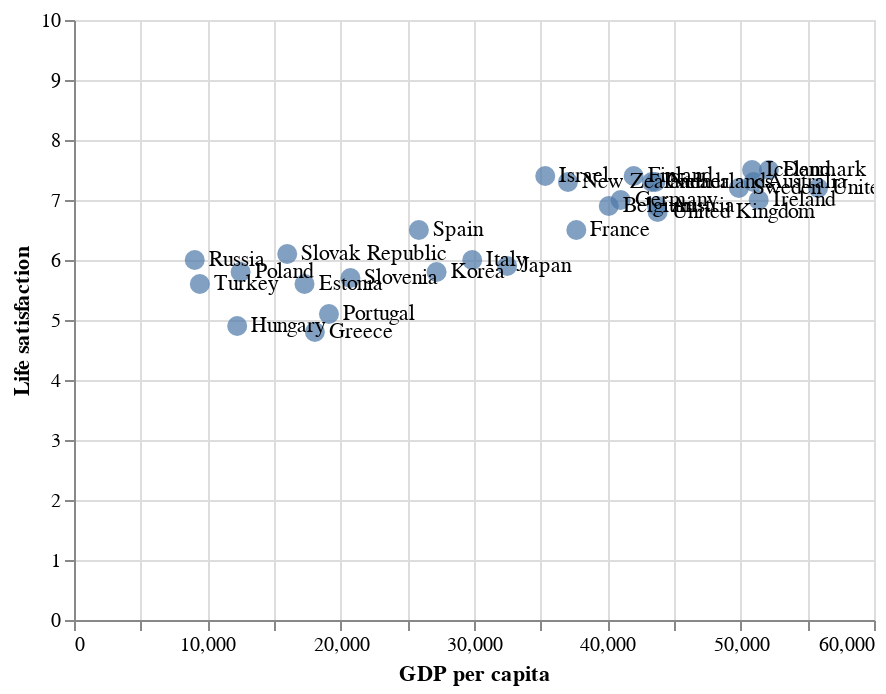

The cell this chart's notebook holds for it:
### Code cell
# Visualize the data
text = points.mark_text(
    align='left',
    baseline='middle',
    dx=7
).encode(
    text='country'
)

chart + text

### Figure 1 — Vega-Lite specification as saved in the notebook (floating-point values rounded to 4 significant figures)
{"config": {"view": {"continuousWidth": 400, "continuousHeight": 300}}, "layer": [{"mark": {"type": "circle", "size": 100}, "encoding": {"tooltip": [{"field": "country", "type": "nominal"}, {"field": "gdp_per_capita", "type": "quantitative"}, {"field": "life_satisfaction", "type": "quantitative"}], "x": {"axis": {"title": "GDP per capita"}, "field": "gdp_per_capita", "type": "quantitative"}, "y": {"axis": {"title": "Life satisfaction"}, "field": "life_satisfaction", "scale": {"domain": [0, 10]}, "type": "quantitative"}}, "selection": {"selector006": {"type": "interval", "bind": "scales", "encodings": ["x", "y"]}}}, {"mark": {"type": "text", "align": "left", "baseline": "middle", "dx": 7}, "encoding": {"text": {"field": "country", "type": "nominal"}, "tooltip": [{"field": "country", "type": "nominal"}, {"field": "gdp_per_capita", "type": "quantitative"}, {"field": "life_satisfaction", "type": "quantitative"}], "x": {"axis": {"title": "GDP per capita"}, "field": "gdp_per_capita", "type": "quantitative"}, "y": {"axis": {"title": "Life satisfaction"}, "field": "life_satisfaction", "scale": {"domain": [0, 10]}, "type": "quantitative"}}}], "data": {"name": "data-84d1eeb26604f73b3bfb37a0a486c169"}, "$schema": "https://vega.github.io/schema/vega-lite/v4.17.0.json", "datasets": {"data-84d1eeb26604f73b3bfb37a0a486c169": [{"country": "Russia", "gdp_per_capita": 9055.0, "life_satisfaction": 6.0, "class": "train", "data": "test", "Data": "Test"}, {"country": "Turkey", "gdp_per_capita": 9437.0, "life_satisfaction": 5.6, "class": "train", "data": "test", "Data": "Test"}, {"country": "Hungary", "gdp_per_capita": 12240.0, "life_satisfaction": 4.9, "class": "test", "data": "test", "Data": "Train"}, {"country": "Poland", "gdp_per_capita": 12500.0, "life_satisfaction": 5.8, "class": "test", "data": "test", "Data": "Train"}, {"country": "Slovak Republic", "gdp_per_capita": 15990.0, "life_satisfaction": 6.1, "class": "train", "data": "test", "Data": "Train"}, {"country": "Estonia", "gdp_per_capita": 17290.0, "life_satisfaction": 5.6, "class": "train", "data": "test", "Data": "Test"}, {"country": "Greece", "gdp_per_capita": 18060.0, "life_satisfaction": 4.8, "class": "test", "data": "test", "Data": "Test"}, {"country": "Portugal", "gdp_per_capita": 19120.0, "life_satisfaction": 5.1, "class": "train", "data": "test", "Data": "Train"}, {"country": "Slovenia", "gdp_per_capita": 20730.0, "life_satisfaction": 5.7, "class": "test", "data": "train", "Data": "Test"}, {"country": "Spain", "gdp_per_capita": 25860.0, "life_satisfaction": 6.5, "class": "train", "data": "test", "Data": "Test"}, {"country": "Korea", "gdp_per_capita": 27200.0, "life_satisfaction": 5.8, "class": "test", "data": "test", "Data": "Test"}, {"country": "Italy", "gdp_per_capita": 29870.0, "life_satisfaction": 6.0, "class": "train", "data": "train", "Data": "Train"}, {"country": "Japan", "gdp_per_capita": 32490.0, "life_satisfaction": 5.9, "class": "train", "data": "test", "Data": "Test"}, {"country": "Israel", "gdp_per_capita": 35340.0, "life_satisfaction": 7.4, "class": "test", "data": "test", "Data": "Train"}, {"country": "New Zealand", "gdp_per_capita": 37040.0, "life_satisfaction": 7.3, "class": "train", "data": "train", "Data": "Test"}, {"country": "France", "gdp_per_capita": 37680.0, "life_satisfaction": 6.5, "class": "train", "data": "test", "Data": "Test"}, {"country": "Belgium", "gdp_per_capita": 40110.0, "life_satisfaction": 6.9, "class": "test", "data": "test", "Data": "Test"}, {"country": "Germany", "gdp_per_capita": 41000.0, "life_satisfaction": 7.0, "class": "test", "data": "test", "Data": "Test"}, {"country": "Finland", "gdp_per_capita": 41970.0, "life_satisfaction": 7.4, "class": "train", "data": "train", "Data": "Train"}, {"country": "Canada", "gdp_per_capita": 43330.0, "life_satisfaction": 7.3, "class": "train", "data": "test", "Data": "Test"}, {"country": "Netherlands", "gdp_per_capita": 43600.0, "life_satisfaction": 7.3, "class": "train", "data": "test", "Data": "Test"}, {"country": "Austria", "gdp_per_capita": 43720.0, "life_satisfaction": 6.9, "class": "test", "data": "test", "Data": "Test"}, {"country": "United Kingdom", "gdp_per_capita": 43770.0, "life_satisfaction": 6.8, "class": "train", "data": "train", "Data": "Test"}, {"country": "Sweden", "gdp_per_capita": 49870.0, "life_satisfaction": 7.2, "class": "test", "data": "test", "Data": "Train"}, {"country": "Iceland", "gdp_per_capita": 50850.0, "life_satisfaction": 7.5, "class": "train", "data": "train", "Data": "Test"}, {"country": "Australia", "gdp_per_capita": 50960.0, "life_satisfaction": 7.3, "class": "train", "data": "train", "Data": "Train"}, {"country": "Ireland", "gdp_per_capita": 51350.0, "life_satisfaction": 7.0, "class": "test", "data": "train", "Data": "Test"}, {"country": "Denmark", "gdp_per_capita": 52110.0, "life_satisfaction": 7.5, "class": "test", "data": "train", "Data": "Train"}, {"country": "United States", "gdp_per_capita": 55810.0, "life_satisfaction": 7.2, "class": "test", "data": "test", "Data": "Test"}]}}
